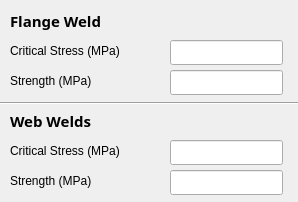
<?xml version="1.0" encoding="UTF-8"?>
<ui version="4.0">
 <class>Weld_Details_2</class>
 <widget class="QDialog" name="Weld_Details_2">
  <property name="geometry">
   <rect>
    <x>0</x>
    <y>0</y>
    <width>298</width>
    <height>202</height>
   </rect>
  </property>
  <property name="windowTitle">
   <string>Fillet Weld Details</string>
  </property>
  <widget class="QLineEdit" name="lineEdit_flange_critical_stress">
   <property name="geometry">
    <rect>
     <x>170</x>
     <y>40</y>
     <width>113</width>
     <height>25</height>
    </rect>
   </property>
  </widget>
  <widget class="QLineEdit" name="lineEdit_flange_strength">
   <property name="geometry">
    <rect>
     <x>170</x>
     <y>70</y>
     <width>113</width>
     <height>25</height>
    </rect>
   </property>
  </widget>
  <widget class="QLineEdit" name="lineEdit_web_critical_stress">
   <property name="geometry">
    <rect>
     <x>170</x>
     <y>140</y>
     <width>113</width>
     <height>25</height>
    </rect>
   </property>
  </widget>
  <widget class="QLineEdit" name="lineEdit_web_strength">
   <property name="geometry">
    <rect>
     <x>170</x>
     <y>170</y>
     <width>113</width>
     <height>25</height>
    </rect>
   </property>
  </widget>
  <widget class="QLabel" name="label">
   <property name="geometry">
    <rect>
     <x>10</x>
     <y>10</y>
     <width>91</width>
     <height>21</height>
    </rect>
   </property>
   <property name="font">
    <font>
     <family>Ubuntu Condensed</family>
     <pointsize>11</pointsize>
     <weight>75</weight>
     <bold>true</bold>
    </font>
   </property>
   <property name="text">
    <string>Flange Welds</string>
   </property>
  </widget>
  <widget class="QLabel" name="label_2">
   <property name="geometry">
    <rect>
     <x>10</x>
     <y>40</y>
     <width>141</width>
     <height>21</height>
    </rect>
   </property>
   <property name="text">
    <string>Critical Stress (MPa)</string>
   </property>
  </widget>
  <widget class="QLabel" name="label_3">
   <property name="geometry">
    <rect>
     <x>10</x>
     <y>70</y>
     <width>111</width>
     <height>21</height>
    </rect>
   </property>
   <property name="text">
    <string>Strength (MPa)</string>
   </property>
  </widget>
  <widget class="QLabel" name="label_4">
   <property name="geometry">
    <rect>
     <x>10</x>
     <y>140</y>
     <width>161</width>
     <height>21</height>
    </rect>
   </property>
   <property name="text">
    <string>Critical Stress (MPa)</string>
   </property>
  </widget>
  <widget class="QLabel" name="label_5">
   <property name="geometry">
    <rect>
     <x>10</x>
     <y>170</y>
     <width>111</width>
     <height>21</height>
    </rect>
   </property>
   <property name="text">
    <string>Strength (MPa)</string>
   </property>
  </widget>
  <widget class="QLabel" name="label_6">
   <property name="geometry">
    <rect>
     <x>10</x>
     <y>110</y>
     <width>91</width>
     <height>21</height>
    </rect>
   </property>
   <property name="font">
    <font>
     <family>Ubuntu Condensed</family>
     <pointsize>11</pointsize>
     <weight>75</weight>
     <bold>true</bold>
    </font>
   </property>
   <property name="text">
    <string>Web Welds</string>
   </property>
  </widget>
  <widget class="Line" name="line">
   <property name="geometry">
    <rect>
     <x>-33</x>
     <y>93</y>
     <width>351</width>
     <height>21</height>
    </rect>
   </property>
   <property name="orientation">
    <enum>Qt::Horizontal</enum>
   </property>
  </widget>
 </widget>
 <resources/>
 <connections/>
</ui>
